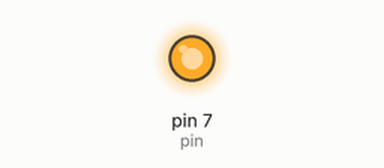
Bench run of a program on a simulated Raspberry Pi (header pin numbers). On the bench: output pins drawn as LEDs (lit = HIGH). At 5.0 s the program stops and its outputs stay as they are.

Above: at 0.1 s.
At 4.6 s:
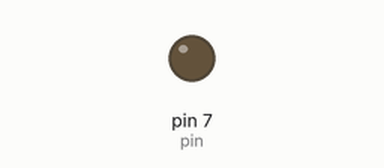
Timing chart, 0 to 6.1 s (numbered marks = the images above):
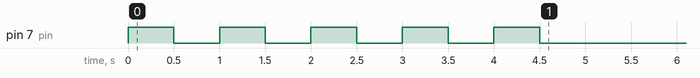

The program:

led.py
```python
import RPi.GPIO as GPIO
import time

pin=7  #GPIO3

GPIO.setmode(GPIO.BOARD)
GPIO.setup(pin,GPIO.OUT)

# while True:
for i in range(0,5):   #ejecuta 5 veces
    GPIO.output(pin, GPIO.HIGH)
    time.sleep(0.5)
    GPIO.output(pin, GPIO.LOW)
    time.sleep(0.5)
GPIO.cleanup()
```
